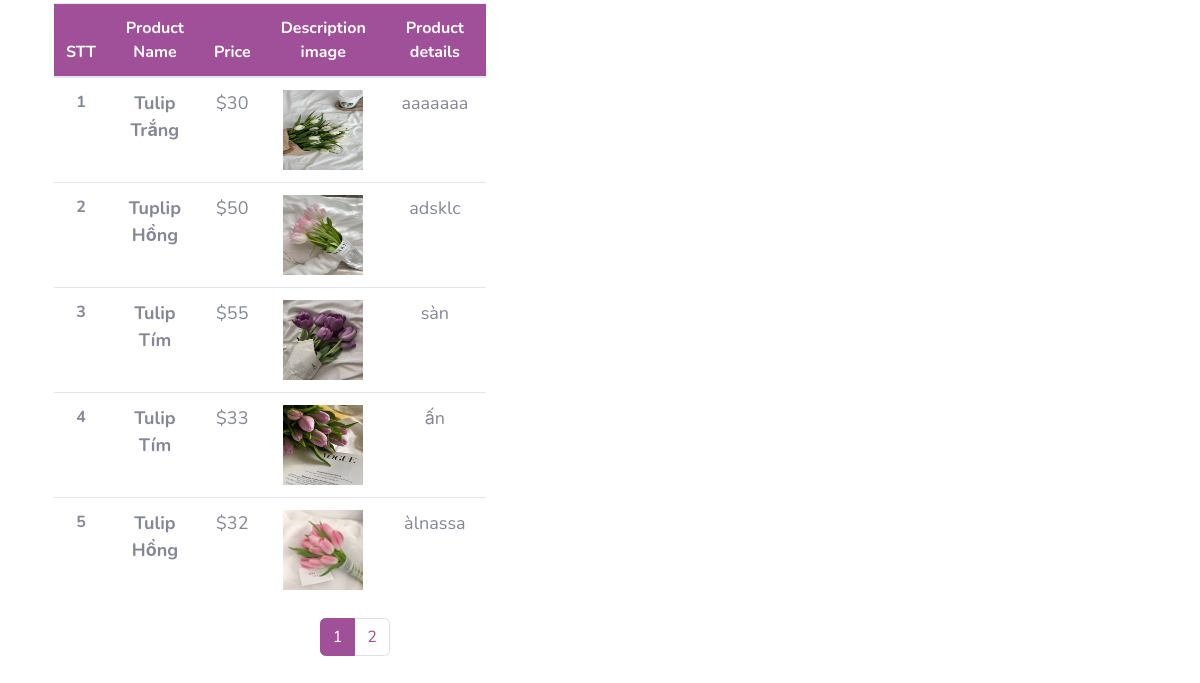
Page /admin/danhmucSP.php?id_dm=28 on the committed database.
### tables this page shows
CREATE TABLE `sanpham` (
  `id_sp` int(11) NOT NULL,
  `id_dm` int(10) NOT NULL,
  `ten_sp` varchar(50) NOT NULL,
  `gia_sp` float NOT NULL,
  `anh_mota` varchar(50) NOT NULL,
  `chitiet_sp` varchar(255) NOT NULL
);

### admin/danhmucSP.php (the view, shortened to what this page needs)
<?php
include_once './includes/header.php';
require_once './config/dbconnect.php';
$id_dm = $_GET['id_dm'];
?>
<body>
<div style="overflow-x:auto; ">
<table class="table table-hover" style="width:80%; margin-left: 10%; margin-top:0.5%;   text-align: center;">
  <thead>
    <tr style = "background-color: #a05099; color:white; margin-left:500px;">
    <th scope="col" >STT</th>
      <th scope="col">Product Name</th>
      <th scope="col">Price</th>
      <th scope="col">Description image </th>
      <th scope="col">Product details </th>
    </tr>
  </thead>
  <tbody>
    <?php
    if(isset($_GET['page'])){
        $page = $_GET['page'];
    }else{
      $page = 1;
    }
    $rowPerPage =5;
    $perRow = ($page - 1) * $rowPerPage;
    $sql = "SELECT * from sanpham inner join danhmuc on sanpham.id_dm=danhmuc.id_dm where sanpham.id_dm='$id_dm' limit $perRow, $rowPerPage";
    $query = mysqli_query($conn, $sql);
    $result=$conn-> query($sql);
    $totalRow = mysqli_num_rows(mysqli_query($conn, "SELECT * from sanpham inner join danhmuc on sanpham.id_dm=danhmuc.id_dm where sanpham.id_dm='$id_dm'"));
    $totalPage = ceil($totalRow/$rowPerPage);
    $listPage = "";
    for($i=1; $i<=$totalPage; $i++){
        if($page==$i){
          $listPage.='<li class="page-item active"><a href="danhmucSP.php?id_dm=' . $id_dm . '&page='.$i.'" class="page-link" >'.$i.' <span class="sr-only">(current)</span></a></li>';
        }else{
          $listPage .='<li class="page-item"><a href="danhmucSP.php?id_dm=' . $id_dm . '&page='.$i.'" class="page-link">'.$i.'</a></li>';
        }
    }
    $count=1;
    if ($result-> num_rows > 0){
      while($row = mysqli_fetch_array($query)){
    ?>
    <tr>
      <th scope="row"><?= $count ?> </th>
      <th style="font-size:18px; text-transform: capitalize;"><?= $row['ten_sp'] ?> </th>
      <td style="font-size:18px; text-transform: capitalize;">$<?= $row['gia_sp'] ?> </td>
      <th> <img src="img/<?= $row['anh_mota'] ?>" alt="" style ="width:80px; height:80px;">  </th>
      <td style="font-size:18px;"><?= $row['chitiet_sp'] ?> </td>
    </tr>
    <?php
    $count=$count+1;
      }
    }
    ?>
  </tbody>
</table>
                  <nav>
                  <ul class="pagination" style="float:right; margin-right: 150px;">
                      <?php
                      echo $listPage;
                      ?>
                </ul>
                  </nav>
</div>
</div>

### rows in the picture
sanpham: ten_sp "Tulip Trắng", gia_sp "30", anh_mota (picture), chitiet_sp "aaaaaaa"
sanpham: ten_sp "Tuplip Hồng", gia_sp "50", anh_mota (picture), chitiet_sp "adsklc"
sanpham: ten_sp "Tulip Tím", gia_sp "55", anh_mota (picture), chitiet_sp "sàn"
sanpham: ten_sp "Tulip Tím", gia_sp "33", anh_mota (picture), chitiet_sp "ấn"
sanpham: ten_sp "Tulip Hồng", gia_sp "32", anh_mota (picture), chitiet_sp "àlnassa"
